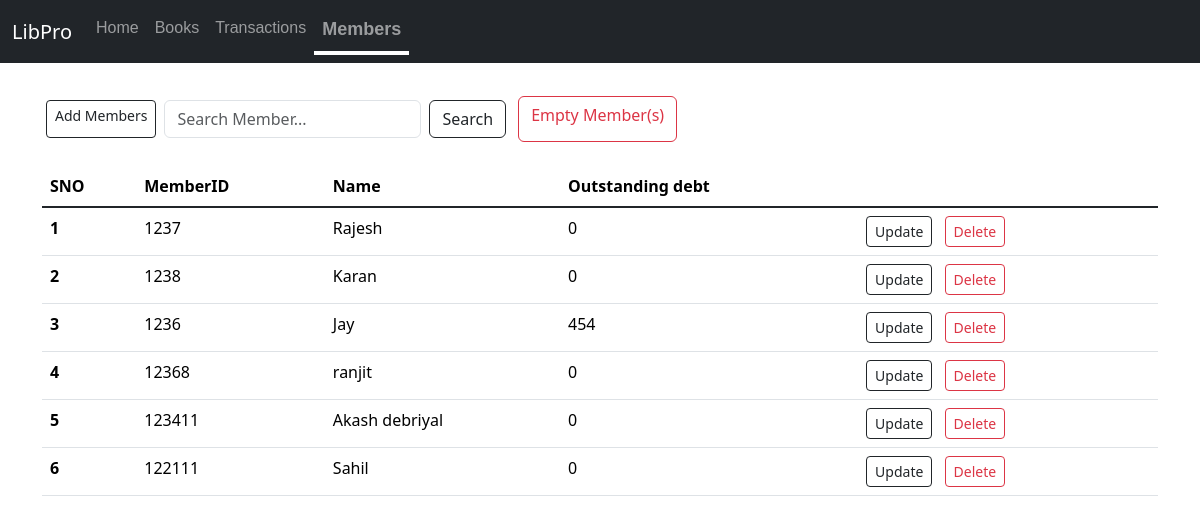
The app's page /members, older data.
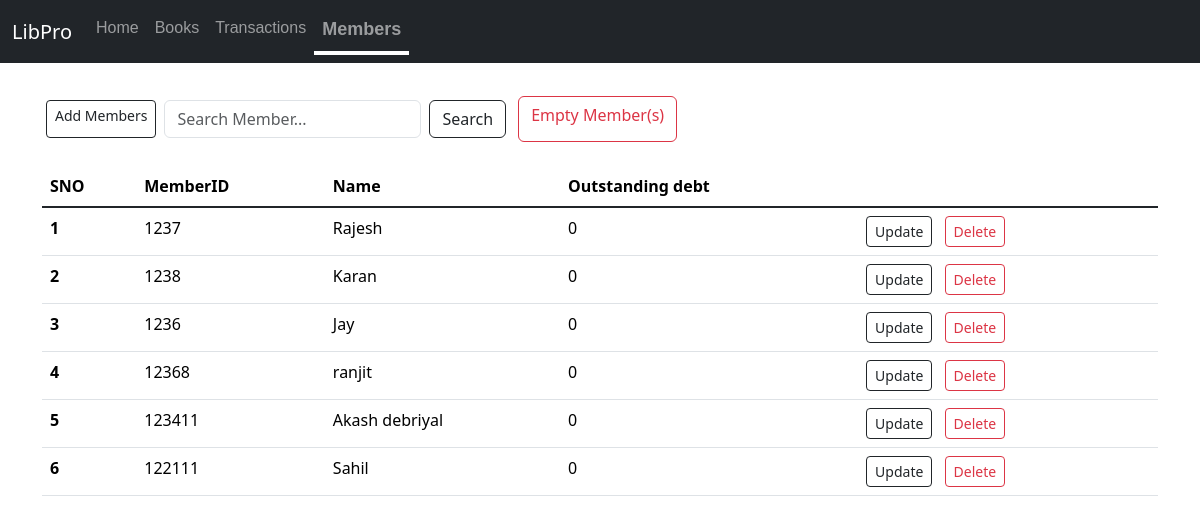
The same page, newer data.
### app.py (models this page shows)
class Members(db.Model):
    sno = db.Column(db.Integer, primary_key=True)
    memberid = db.Column(db.String(10),  nullable=False,unique=True)
    name = db.Column(db.String(30), nullable=False)
    outstanding_debt = db.Column(db.Integer, nullable=False)

### app.py (the view, shortened to what this page needs)
@app.route('/<string:table>',methods=['GET','POST'])
def view(table):
    record_class=globals().get(table.capitalize())
    if record_class is None:
        flash("Invalid Operation",'warning')
        return redirect('/')
    else:
        allrecords=record_class.query.all()
        return render_template(f'{table}.html',allrecords=allrecords)

### templates/members.html (shortened to what this page needs)
{% extends 'base.html' %}
{% block body %}
<div style="display:flex" class="container my-4">
  <a href="/addrecord/members" class="add btn btn-outline-dark btn-sm mx-1 my-1" type="button">Add Members</a>
<form style="width:fit-content" class="d-flex mx-1 my-1" method="POST" action="/search/members" role="search">
  <input class="form-control me-2" name="searchitem"  id="searchmember" type="search" placeholder="Search Member..." aria-label="Search">
  <button class="btn btn-outline-dark"  type="submit">Search</button>
</form>
<a class="btn btn-outline-danger mx-2" href="/empty/members" type="button">Empty Member(s)</a>
</div>
<div class="container">
    <table class="table">
        <thead>
          <tr>
            <th scope="col">SNO</th>
            <th scope="col">MemberID</th>
            <th scope="col">Name</th>
            <th scope="col">Outstanding debt</th>
          </tr>
        </thead>
        <tbody class="table-group-divider">
          {% for records in allrecords  %}
          <tr>
            <th scope="row">{{loop.index}}</th>
            <td>{{records.memberid}}</td>
            <td>{{records.name}}</td>
            <td>{{records.outstanding_debt}}</td>
            <td>
              <a href="/updaterecord/members/{{records.sno}}" type="button" class="btn btn-outline-dark btn-sm mx-1">Update</a>
              <a href="/deleterecord/members/{{records.sno}}" type="button" class="btn btn-outline-danger btn-sm mx-1">Delete</a>
            </td>
          </tr>
          {% endfor %}
        </tbody>
      </table>
</div>
{% endblock body %}

Row changes from the older to the newer data that the page shows:
changed Members "Jay": outstanding_debt "454" → "0"
